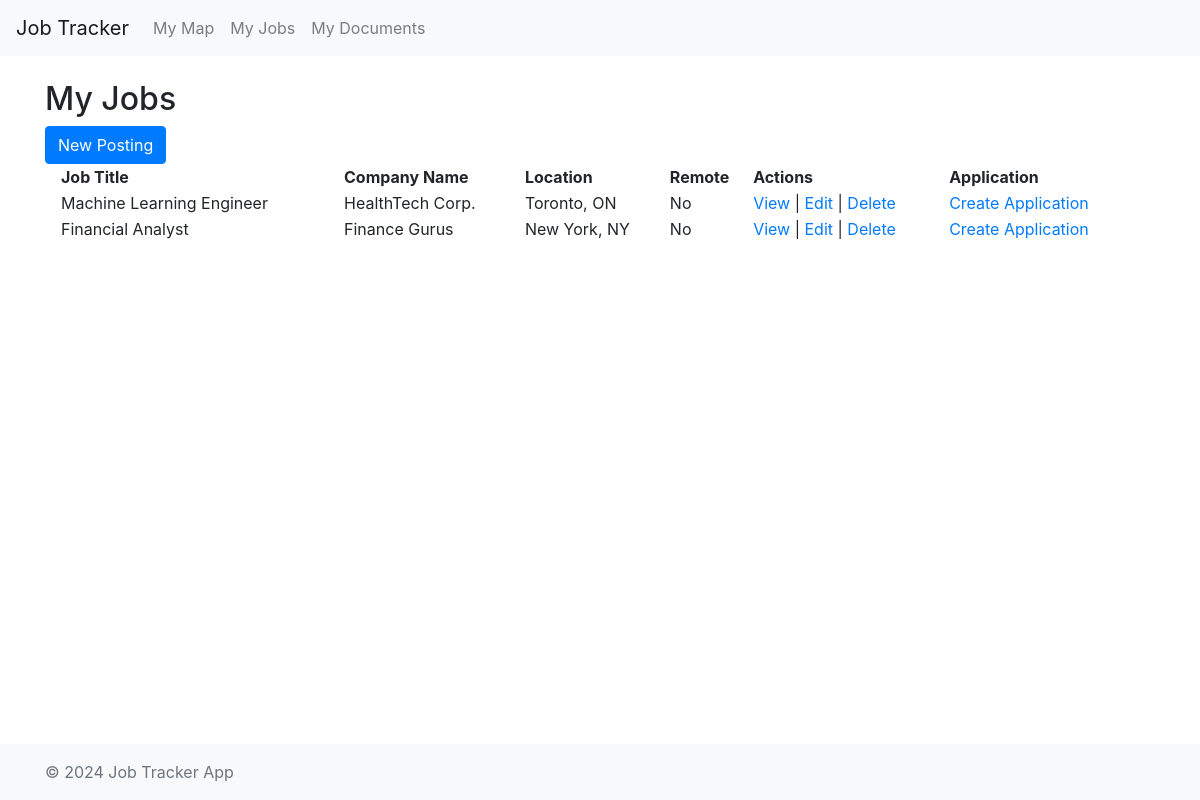
/, run on an earlier commit of the app's database.
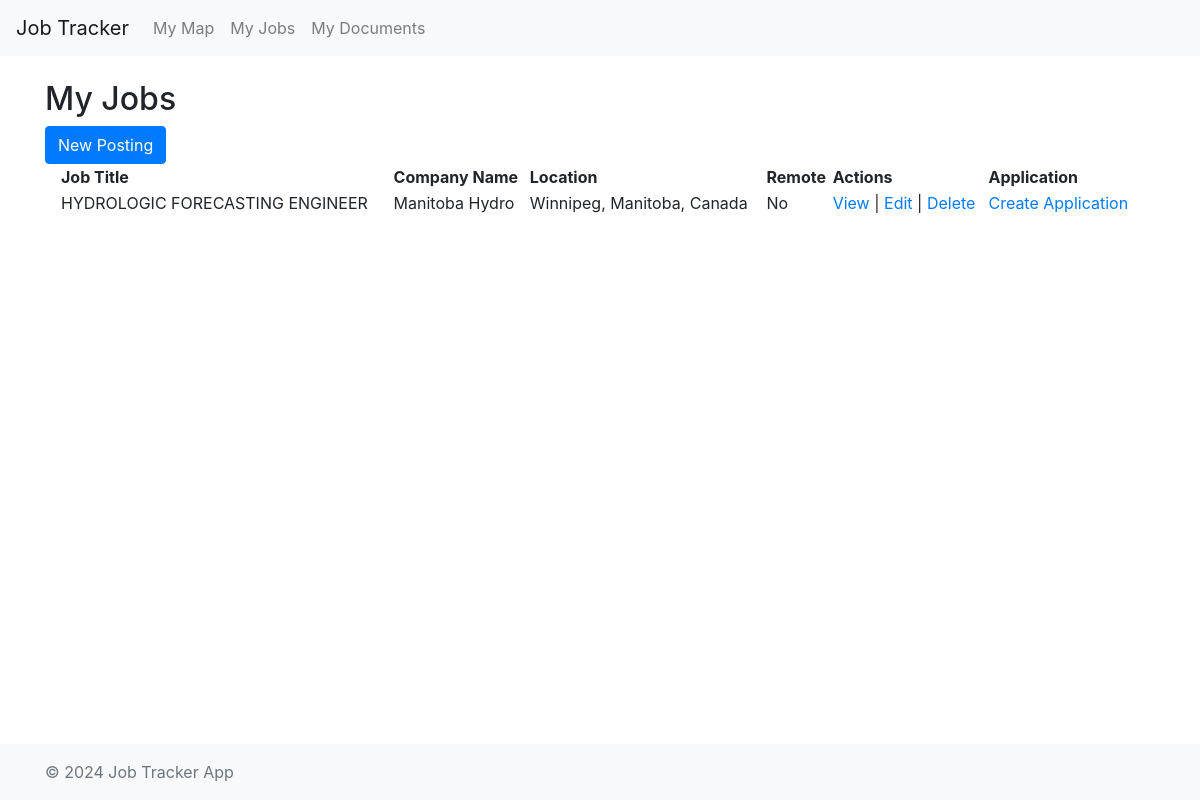
And on a later commit of the database.
### tracker/models.py (models this page shows, shortened)
class JobPosting(models.Model):
    company_name = models.CharField(max_length=255, blank="Untitled Company")
    job_title = models.CharField(max_length=255, blank="Untitled Job")  # New field
    posting_url = models.URLField(max_length=500, blank="None")  # New field for job posting URL
    location = models.CharField(max_length=255, blank="Unspecified")  # Changed from address to location
    is_remote = models.BooleanField(default=False)  # New field for remote work
    description = models.TextField(blank="No description provided")
    latitude = models.FloatField(null=True, blank=True)
    longitude = models.FloatField(null=True, blank=True)
    date_created = models.DateTimeField(default=timezone.now)  # Auto-generated field

### tracker/views.py (the view)
# urls.py: path('', views.all_jobs, name='home'),
def all_jobs(request):
    jobs = JobPosting.objects.all()
    return render(request, 'tracker/all_jobs.html', {'jobs': jobs})

### tracker/templates/tracker/all_jobs.html
{% extends 'tracker/base.html' %}
{% block content %}
<h2>My Jobs</h2>
<a href="{% url 'create_job' %}" class="btn btn-primary">New Posting</a>
<div class="container" style="width: 100%;">
    <table style="width: 100%;">
        <thead>
            <tr>
                <th>Job Title</th>
                <th>Company Name</th>
                <th>Location</th>
                <th>Remote</th>
                <th>Actions</th>
                <th>Application</th>
            </tr>
        </thead>
        <tbody>
            {% for job in jobs %}
            <tr>
                <td>{{ job.job_title }}</td>
                <td>{{ job.company_name }}</td>
                <td>{{ job.location }}</td>
                <td>{{ job.is_remote|yesno:"Yes,No" }}</td>
                <td>
                    <a href="{% url 'view_job' job.id %}">View</a> |
                    <a href="{% url 'edit_job' job.id %}">Edit</a> |
                    <a href="{% url 'delete_job' job.id %}">Delete</a>
                </td>
                {% if not job.has_application %}
                <td>
                    <a href="{% url 'create_application' job.id %}">Create Application</a>
                </td>
                {% else %}
                <td>
                     View Application
                </td>
                {% endif %}
            </tr>
            {% endfor %}
        </tbody>
    </table>
</div>
{% endblock %}

What changed in the data, as far as the page shows it:
removed JobPosting: job_title "Machine Learning Engineer", company_name "HealthTech Corp.", location "Toronto, ON", is_remote "No"
removed JobPosting: job_title "Financial Analyst", company_name "Finance Gurus", location "New York, NY", is_remote "No"
added JobPosting: job_title "HYDROLOGIC FORECASTING ENGINEER", company_name "Manitoba Hydro", location "Winnipeg, Manitoba, Canada", is_remote "No"
